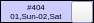
<?xml version="1.0" encoding="UTF-8"?>
<ui version="4.0">
 <class>ReserveWidget</class>
 <widget class="QWidget" name="ReserveWidget">
  <property name="windowModality">
   <enum>Qt::WindowModal</enum>
  </property>
  <property name="geometry">
   <rect>
    <x>0</x>
    <y>0</y>
    <width>94</width>
    <height>23</height>
   </rect>
  </property>
  <property name="minimumSize">
   <size>
    <width>0</width>
    <height>23</height>
   </size>
  </property>
  <property name="maximumSize">
   <size>
    <width>16777215</width>
    <height>23</height>
   </size>
  </property>
  <property name="palette">
   <palette>
    <active>
     <colorrole role="Base">
      <brush brushstyle="SolidPattern">
       <color alpha="255">
        <red>255</red>
        <green>255</green>
        <blue>255</blue>
       </color>
      </brush>
     </colorrole>
     <colorrole role="Window">
      <brush brushstyle="SolidPattern">
       <color alpha="255">
        <red>204</red>
        <green>204</green>
        <blue>255</blue>
       </color>
      </brush>
     </colorrole>
    </active>
    <inactive>
     <colorrole role="Base">
      <brush brushstyle="SolidPattern">
       <color alpha="255">
        <red>255</red>
        <green>255</green>
        <blue>255</blue>
       </color>
      </brush>
     </colorrole>
     <colorrole role="Window">
      <brush brushstyle="SolidPattern">
       <color alpha="255">
        <red>204</red>
        <green>204</green>
        <blue>255</blue>
       </color>
      </brush>
     </colorrole>
    </inactive>
    <disabled>
     <colorrole role="Base">
      <brush brushstyle="SolidPattern">
       <color alpha="255">
        <red>204</red>
        <green>204</green>
        <blue>255</blue>
       </color>
      </brush>
     </colorrole>
     <colorrole role="Window">
      <brush brushstyle="SolidPattern">
       <color alpha="255">
        <red>204</red>
        <green>204</green>
        <blue>255</blue>
       </color>
      </brush>
     </colorrole>
    </disabled>
   </palette>
  </property>
  <property name="windowTitle">
   <string>Form</string>
  </property>
  <property name="autoFillBackground">
   <bool>false</bool>
  </property>
  <layout class="QHBoxLayout" name="horizontalLayout">
   <property name="spacing">
    <number>0</number>
   </property>
   <property name="leftMargin">
    <number>0</number>
   </property>
   <property name="topMargin">
    <number>0</number>
   </property>
   <property name="rightMargin">
    <number>0</number>
   </property>
   <property name="bottomMargin">
    <number>0</number>
   </property>
   <item>
    <widget class="QFrame" name="frame">
     <property name="frameShape">
      <enum>QFrame::Box</enum>
     </property>
     <property name="frameShadow">
      <enum>QFrame::Plain</enum>
     </property>
     <layout class="QHBoxLayout" name="horizontalLayout_2">
      <property name="spacing">
       <number>0</number>
      </property>
      <property name="leftMargin">
       <number>0</number>
      </property>
      <property name="topMargin">
       <number>0</number>
      </property>
      <property name="rightMargin">
       <number>0</number>
      </property>
      <property name="bottomMargin">
       <number>0</number>
      </property>
      <item>
       <widget class="QLabel" name="lbCaption">
        <property name="maximumSize">
         <size>
          <width>5555</width>
          <height>16777215</height>
         </size>
        </property>
        <property name="font">
         <font>
          <pointsize>6</pointsize>
         </font>
        </property>
        <property name="text">
         <string>#404
01,Sun-02,Sat</string>
        </property>
        <property name="alignment">
         <set>Qt::AlignCenter</set>
        </property>
       </widget>
      </item>
      <item>
       <widget class="QPushButton" name="btnCancel">
        <property name="minimumSize">
         <size>
          <width>22</width>
          <height>22</height>
         </size>
        </property>
        <property name="maximumSize">
         <size>
          <width>22</width>
          <height>22</height>
         </size>
        </property>
        <property name="text">
         <string/>
        </property>
        <property name="icon">
         <iconset resource="../Resort/res.qrc">
          <normaloff>:/images/settings.png</normaloff>:/images/settings.png</iconset>
        </property>
        <property name="iconSize">
         <size>
          <width>12</width>
          <height>12</height>
         </size>
        </property>
       </widget>
      </item>
     </layout>
    </widget>
   </item>
  </layout>
 </widget>
 <resources>
  <include location="../Resort/res.qrc"/>
 </resources>
 <connections/>
</ui>
